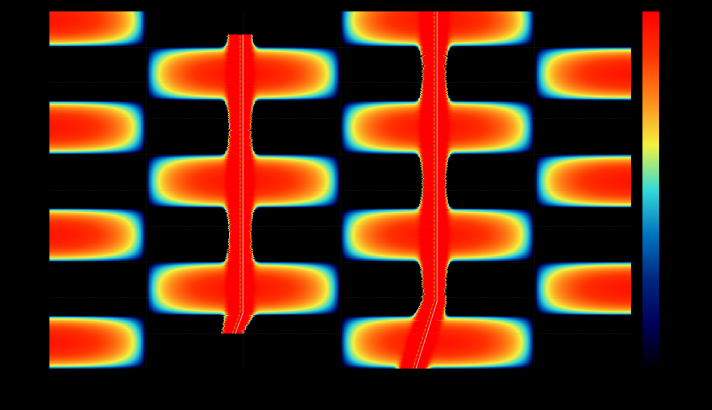
#> input picture btr_gens/btr_out/20261105_152635/btr_A_tow.png, 1424 x 820 px (shown at 1/2 size)
$ python diag_tow_early.py
#> lines starting #> are read from the running program, lines starting #| are printed output that depends on the picture; after the words box and inside, x2 and y2 are one past the last pixel; in counts of white or black regions, pixels touching at a corner belong together
### btr_gens/btr_infer_track.py
# -*- coding: utf-8 -*-
"""
btr_infer_track.py —— 由 hull / tow 方位历程图 (BTR) 图像反推目标轨迹
=====================================================================
纯图像反演: 只依赖两张 BTR 图 (PNG) 和平台/阵列几何参数, 不使用仿真内部
数据。流程:

  1. 读图: 自动定位坐标区 (剔除外围坐标轴/色标条), 按生成端配色查找表把
     每个像素还原为 dB 强度 (同时剔除叠加的白色/黄色参考曲线)。
  2. 检测: 逐时间片沿方位轴做峰值检测 → 方位点迹; 点迹关联成方位轨迹
     (容忍交叉、短断线), 过滤杂散斑点。
  3. 配对: hull / tow 两组方位轨迹按"视差最小"原则一一配对。
  4. 定位: 由平台运动参数 (起点经纬度 / 航向 / 航速) 与两阵偏移推算任意
     时刻两阵位置, 对每个目标:
       a) 瞬时双阵交会 —— 逐时刻三角定位 (直观, 但远距离病态);
       b) 批量匀速直线 (CV) Gauss-Newton 拟合 —— 利用全程视差与方位变化
          率约束 4 维状态 (x0,y0,vx,vy), 远距离也能稳定收敛 (主要输出)。
     舷角已折叠 0~180° 存在左右舷模糊: 两阵共线于艏艉线时镜像分支代价
     完全相同, 无法从数据分辨, 此时输出两支候选 (或用 --side 指定);
     若阵列存在横向偏移 (oy≠0) 则自动按拟合代价分辨左右舷。
  5. 输出: 反推轨迹图 PNG + 反演信息 TXT (含舷角残差/视差等质量指标)。

用法:
  python btr_infer_track.py ^
      --hull-img btr_out/xxx/btr_A_hull.png --tow-img btr_out/xxx/btr_A_tow.png ^
      --start-ll 30.0623 122.0415 --heading 210 --speed-kn 0 ^
      --hull-m 0 0 --tow-m -150 0 --tag A

依赖: numpy, Pillow, matplotlib (仅读图与绘图, 与生成端代码无关)。

坐标与约定 (与 btr_gui_server.py 完全一致):
  - heading: 地理方位角 (北=0° 顺时针); 平台沿航向匀速直线运动;
  - 阵列偏移 (ox, oy): ox>0 指向船头, oy>0 指向左舷, 随船头航向旋转;
  - 舷角: 船首=0°, 右舷正横=90°, 船尾=180°, 左右舷模糊折叠到 0~180°;
  - 经纬度换算: 等距圆柱投影, 基准 (ref_lat, ref_lon), 地球半径 6371000 m。
"""
import argparse
import math
import os
import sys
from datetime import datetime

import numpy as np
from PIL import Image

try:                      # matplotlib 仅绘图需要, 缺失时文本输出仍可用
    import matplotlib
    matplotlib.use("Agg")
    import matplotlib.pyplot as plt
except ImportError:       # pragma: no cover
    matplotlib = None
    plt = None

KN2MS = 0.514444
EARTH_R_DEF = 6371000.0

# 生成端两种配色的颜色停靠点 (与 btr_gui_server.py / btr_geo_ll.py 一致)
CMAP_STOPS = {
    "gui": [(0,0,0),(0,0,0.35),(0,0.15,0.5),(0,0.45,0.75),(0.2,0.85,0.85),
            (0.95,0.95,0.25),(1,0.55,0.1),(1,0.2,0),(1,0,0)],
    "geo": [(0,0,0.15),(0,0.2,0.6),(0,0.7,0.9),(1,1,0.2),(1,0.4,0),(1,0,0)],
}


# ----------------------------------------------------------------------
# 基础数学工具
# ----------------------------------------------------------------------
def build_lut(stops, n=256):
    """颜色停靠点 -> (n,3) uint8 查找表 (等距停靠, 与 from_list 一致)"""
#> called with n = 256
    pos = np.linspace(0.0, 1.0, len(stops))
    xs = np.linspace(0.0, 1.0, n)
    lut = np.zeros((n, 3), dtype=np.uint8)
    for c in range(3):
        vals = np.array([s[c] for s in stops], dtype=float)
        lut[:, c] = np.clip(np.round(np.interp(xs, pos, vals) * 255.0), 0, 255)
    return lut


def wrap180(a):
    """角度归一到 (-180, 180]"""
    return (np.asarray(a, dtype=float) + 180.0) % 360.0 - 180.0


def make_geo(ref_lat, ref_lon, earth_r=EARTH_R_DEF):
    """等距圆柱投影 (与生成端一致的经纬度 <-> 米制)"""
    lat0 = math.radians(ref_lat)
    lon0 = math.radians(ref_lon)

    def ll2xy(lat, lon):
        return (earth_r * math.cos(lat0) * (math.radians(lon) - lon0),
                earth_r * (math.radians(lat) - lat0))

    def xy2ll(x, y):
        return (math.degrees(lat0 + y / earth_r),
                math.degrees(lon0 + x / (earth_r * math.cos(lat0))))

    return ll2xy, xy2ll


class Geometry:
    """平台 + 双阵运动学 (与 btr_gui_server.build_platform 相同的模型)"""

    def __init__(self, start_ll, heading_deg, speed_kn, hull_m, tow_m,
                 ref_lat=30.0, ref_lon=122.0, earth_r=EARTH_R_DEF):
        self.ll2xy, self.xy2ll = make_geo(ref_lat, ref_lon, earth_r)
        self.start_ll = tuple(float(v) for v in start_ll)
        self.x0, self.y0 = self.ll2xy(*self.start_ll)
        self.psi = math.radians(float(heading_deg))     # 地理方位角
        self.heading = float(heading_deg)
        self.v = float(speed_kn) * KN2MS
        self.hull_m = tuple(float(v) for v in hull_m)
        self.tow_m = tuple(float(v) for v in tow_m)
        self.ref_lat = float(ref_lat)
        self.ref_lon = float(ref_lon)

    # [10 lines left out: functions platform_xy, array_xy, not called in this run]

    def hull_xy(self, t):
        return self.array_xy(t, self.hull_m)

    def tow_xy(self, t):
        return self.array_xy(t, self.tow_m)


# ----------------------------------------------------------------------
# 图像 -> dB 图
# ----------------------------------------------------------------------
# [16 lines left out: function _longest_run, not called in this run]


def _color_lut_map(rgb, lut):
    """每个像素 -> 最近 LUT 序号与精确距离平方。

    BTR 图是 flat 四边形渲染, 唯一颜色数远小于像素数: 先对唯一颜色
    求 LUT 近邻, 再按像素映射回去, 复杂度从 O(像素xLUT) 降到
    O(唯一颜色xLUT + 像素)。
    """
    h, w, _ = rgb.shape
    flat = rgb.reshape(-1, 3).astype(np.int32)
    lut32 = lut.astype(np.int32)
    uniq, inv = np.unique(flat, axis=0, return_inverse=True)
    d = ((uniq[:, None, :] - lut32[None, :, :]) ** 2).sum(-1)
    idx = d.argmin(1)[inv].reshape(h, w)
    dmin = d.min(1)[inv].reshape(h, w)
    return idx, dmin


def _nearest_lut(rgb16, lut, chunk=48):
    """逐块求每个像素的最近 LUT 序号与距离平方; rgb16: (H,W,3) int16"""
    return _color_lut_map(rgb16, lut)


# [29 lines left out: function find_plot_rect, not called in this run]


def _dilate(m, it=3):
    """3x3 二值膨胀 it 次 (纯 numpy)"""
    out = m
    for _ in range(it):
        out = (out | np.roll(out, 1, 0) | np.roll(out, -1, 0)
               | np.roll(out, 1, 1) | np.roll(out, -1, 1))
    return out


# [361 lines left out: functions image_to_db, pick_cmap_style, detect_per_time, link_tracks, not called in this run]


def track_at(tr, t_grid):
    a = tr["arr"]
    return np.interp(t_grid, a[:, 0], a[:, 1])


# [596 lines left out: functions track_segment_split, associate, instant_fix, pseudo_linear_init, gn_fit_cv, _gn_from and 7 more, not called in this run]


# [2 lines that do not run on import are left out]

### btr_gens/extract_latest.py
# -*- coding: utf-8 -*-
"""extract_latest.py —— 从 btr_out 最新一批 hull/tow 方位历程图提取目标检测结果

流程 (纯图像反演, 不使用仿真内部数据):
  1. 像素<->坐标标定: 由灰色网格线反推 (列 98..1262 = 0..180°, 行 738.6..22.4 = 0..600 s)。
  2. 定方位: 本批亮线饱和 (16 dB 平台宽约 ±5°), 峰值检测会锁到平台右缘 (约 +5° 偏置),
     故改用"等阈亮带亚像素中点" —— 亮带两缘对称于真实方位, 削顶不影响中点。
     实测精度约 0.1° (t=300 s: 检出 hull 119.89° / 真值 120.0°)。
  3. 跟迹: 取观测中段 (t=300 s) 两阵强亮带互配为锚点 (不预设目标方位),
     由锚点向前/向后恒速预测跟迹, 自然覆盖目标进出场时刻。
  4. 定距离: 同一时刻舷侧阵/拖曳阵双站视差交会 (基线 180 m)。
     视差约 0.9° -> 单历元距离误差约 ±11%, 且视差趋 0 时发散;
     故只采纳视差 >= PAR_MIN 的历元, 再对距离做宽窗中值滤波,
     位置 = 阵点 + 平滑距离 × 检出方位单位矢量 (角向精确, 径向稳健)。
  5. 速度: 由极坐标导数 v = ṙ·u + r·θ̇·u⊥ 给出 (对停走型目标比整体直线拟合合理)。
  6. 左右舷: 两阵共线于艏艉线 -> 镜像分支的舷角/距离完全相同, 两支位置都报出。
"""
import math
import os
import re
import sys
from datetime import datetime

import numpy as np
from PIL import Image

sys.path.insert(0, os.path.dirname(os.path.abspath(__file__)))
import btr_infer_track as B

HERE = os.path.dirname(os.path.abspath(__file__))
BATCH = "20261105_152635"
SRC = os.path.join(HERE, "btr_out", BATCH)

# ---- 像素标定 ----
RECT = {"hull": (22, 736, 98, 1262), "tow": (22, 737, 98, 1261)}
R_T0, R_T600 = 738.6, 22.4
T_MAX = 600.0
# ---- 提取参数 ----
LEVEL = 13.5            # 等阈电平 (dB): 由 validate_level.py 对解析真值标定
                        #   (12 dB 会把亮线的宽晕台并进来, 中点漂移 +4~+6°;
                        #    13.5 dB 只取饱和核心, 误差约 ±0.2°)
MIN_W = 6               # 亮带最小宽度 (px)
MERGE = 20              # 亮带合并缺口 (px): 容忍网格点线/参考线造成的窄缺口
DT = 2.0                # 时间步长 (s)
GATE = 4.0              # 跟迹门限 (deg)
ANCHOR_T = 300.0        # 起迹锚时刻
ANCHOR_PEAK = 14.0      # 锚点亮带最低峰值 (dB)
MISS_MAX = 30.0         # 允许断档 (s)
PAR_MIN = 0.35          # 采纳历元的最小双站视差 (deg)
RWIN = 41               # 距离中值滤波窗 (历元数, 41×2 s = 82 s)
VWIN = 21               # 速度估计窗 (历元数)
DEV_DEG = 0.20          # 运动段判据: 与末端恒定方位的偏差门限 (deg)

GEOM = dict(start_ll=(30.0, 122.0), heading_deg=-30.0, speed_kn=0.0,
            hull_m=(0.0, 0.0), tow_m=(-180.0, 0.0), ref_lat=30.0, ref_lon=122.0)
geom = B.Geometry(**GEOM)


def row_of(t):
    return R_T0 - t / T_MAX * (R_T0 - R_T600)


# ================= 0. 修正版像素->dB 还原 =================
# btr_infer_track.image_to_db 的"黄色参考线"判据 (R>240 & G>240 & B<100) 会把
# 配色自身的黄停靠点 (0.95,0.95,0.25)*255 = (242,242,64) 一并当成参考线掩掉,
# 于是亮线 crest (约 12.8 dB 一带) 被挖空后按行插值成假平台, 早段宽亮带的中点
# 因此漂移。这里收紧为"纯黄 (255,255,0) 且 R,G 均衡", 只掩真正的叠加曲线。
def image_to_db_fixed(rgb, rect, lut, db_min=-5.0, db_max=16.0, dist_thr=60.0):
#> called with rect = (22, 737, 98, 1261), lut = array of shape (256, 3), db_min = -5, db_max = 16, dist_thr = 60
    r0, r1, c0, c1 = rect
    sub = rgb[r0:r1 + 1, c0:c1 + 1]
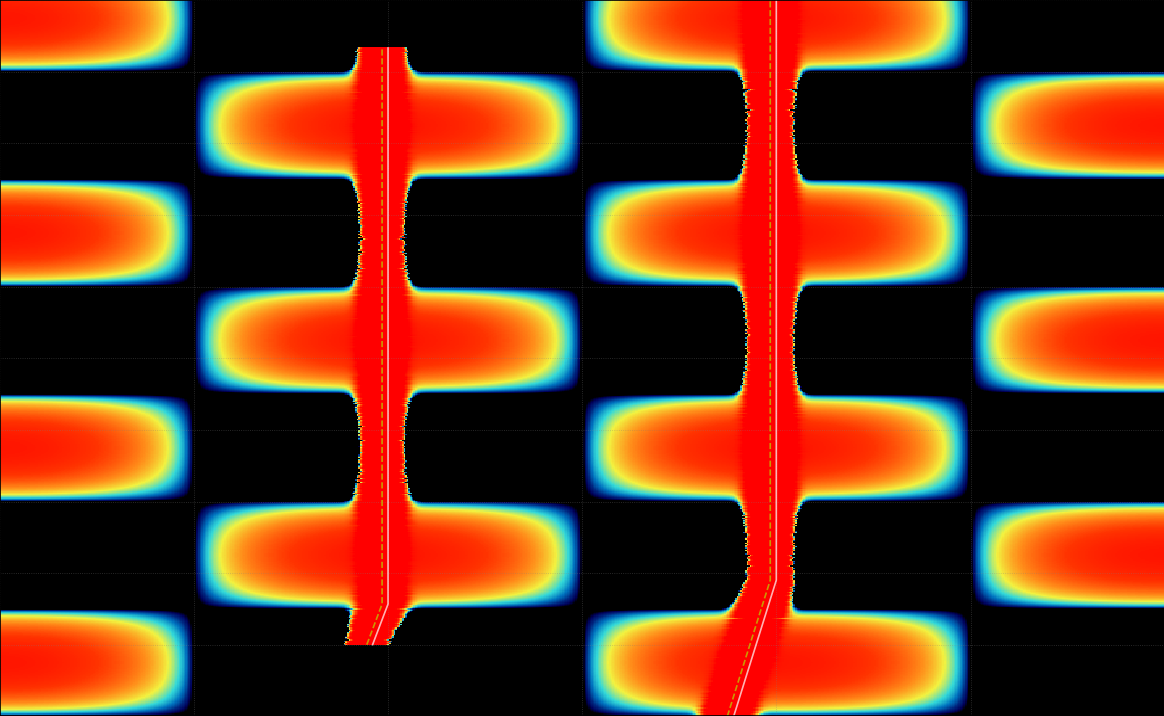
#> sub: shape (716, 1164, 3); mean R, G, B 105.4, 54.9, 28.1
    R = sub[..., 0].astype(np.int16)
    G = sub[..., 1].astype(np.int16)
    Bl = sub[..., 2].astype(np.int16)
    lum = 0.2126 * R + 0.7152 * G + 0.0722 * Bl
    mx = np.maximum(R, G)
    whiteish = (lum > 0.72 * 255) & (Bl > 0.55 * mx)
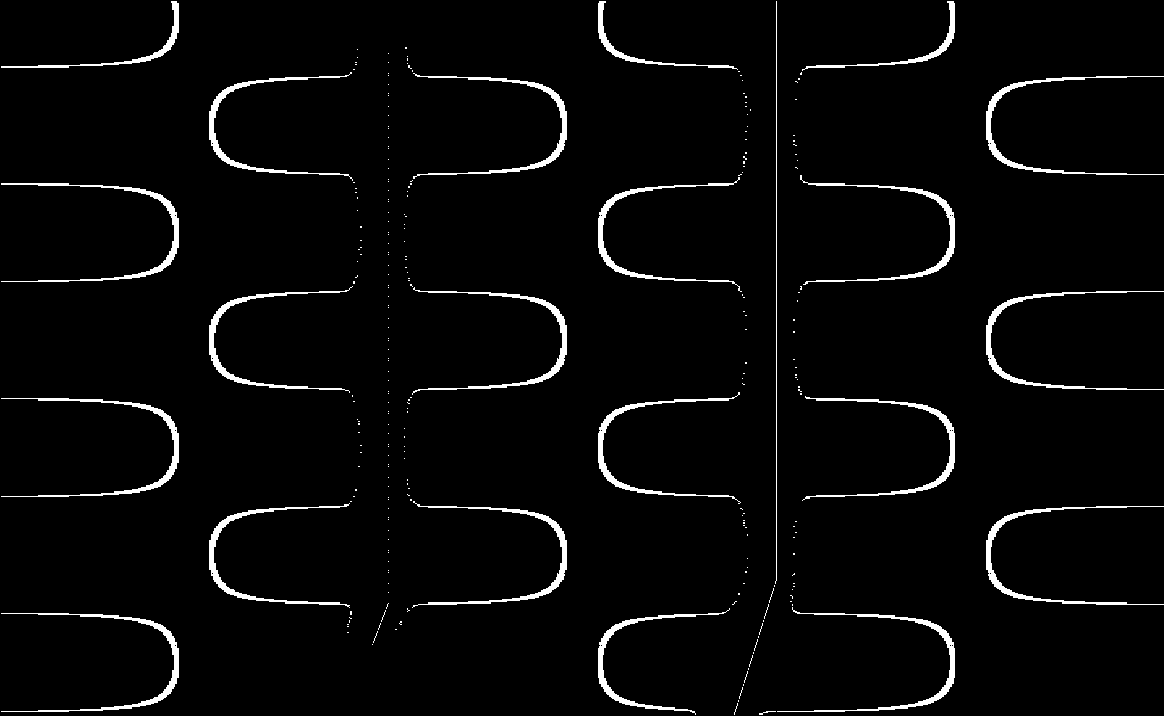
#> whiteish: shape (716, 1164) bool; 3.1% white; 268 white regions (245 under 20 px), largest, box (x1, y1, x2, y2) and area: (1, 183, 179, 282) 1326, (1, 398, 179, 497) 1321, (986, 506, 1164, 605) 1310
    yellowish = (R > 248) & (G > 248) & (Bl < 45) & (np.abs(R - G) < 10)
#> yellowish: shape (716, 1164) bool; every value is 0
    idx, dmin = B._nearest_lut(sub.astype(np.int16), lut)
#> in _color_lut_map, `uniq, inv = np.unique(flat, axis=0, return_inverse=True)`: uniq = 2558 rows, first 8: [0, 0, 0], [0, 0, 1], [0, 0, 2], [0, 0, 3], [0, 0, 4], [0, 0, 5], [0, 0, 6], [0, 0, 7]
#> in _color_lut_map, `d = ((uniq[:, None, :] - lut32[None, :, :]) ** 2).sum(-1)`:
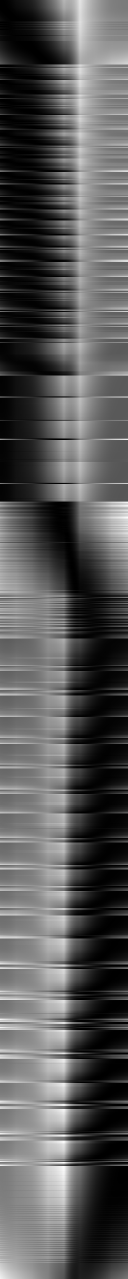
#> d: shape (2558, 256) int64 (shown at 1/2 size); min 0, max 134906, mean 46708.9; drawn with min black and max white
#> in _color_lut_map, `dmin = d.min(1)[inv].reshape(h, w)`:
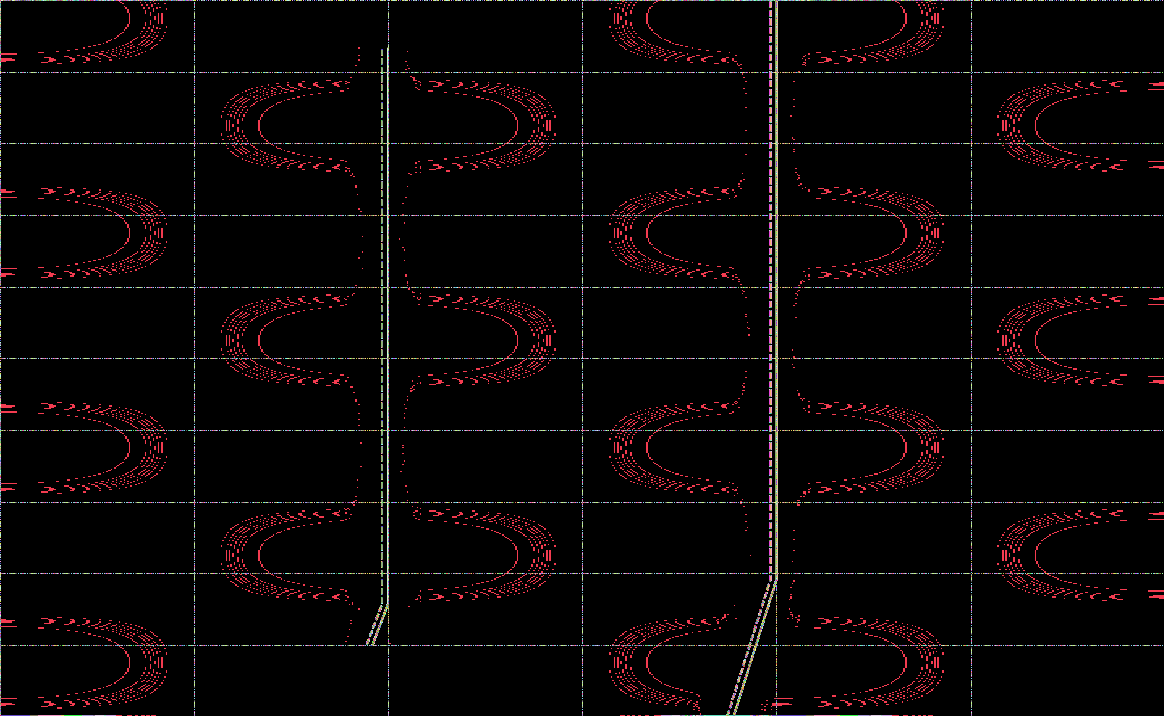
#> dmin: shape (716, 1164) int64; 1111 distinct labels, from 0 to 13854; one colour per label, 0 black
    ok = dmin <= dist_thr ** 2
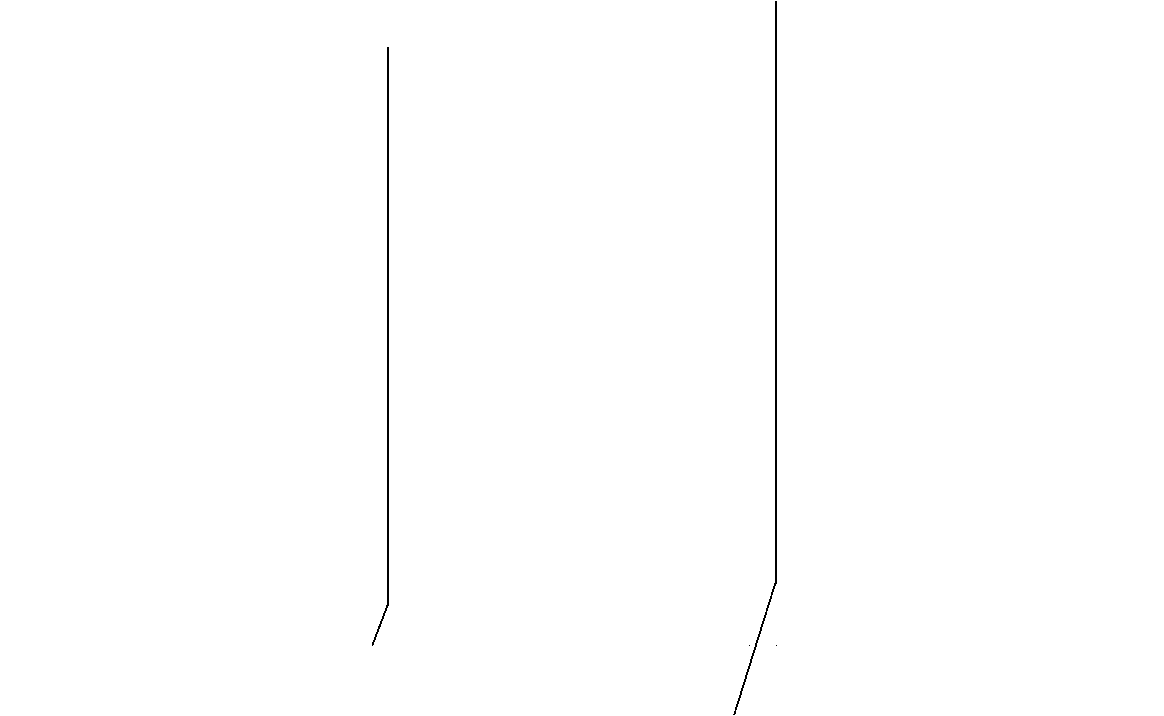
#> ok: shape (716, 1164) bool; 99.7% white; black in thin lines or dots, all inside (x1, y1, x2, y2) = (372, 1, 777, 715)
    db = db_min + idx.astype(float) / (len(lut) - 1) * (db_max - db_min)
    bad = B._dilate(whiteish | yellowish | ~ok, it=2)
#> in _dilate, `out = m`: out: shape (716, 1164) bool; 3.4% white; 179 white regions (155 under 20 px), largest, box (x1, y1, x2, y2) and area: (733, 1, 777, 715) 1426, (1, 183, 179, 282) 1326, (1, 398, 179, 497) 1321
    db[bad] = np.nan
#> db: shape (716, 1164) float64; 7.7% of the values are NaN or infinite; the others: min -5, max 16, mean 2.6
    Hh, Ww = db.shape
#> Hh = 716; Ww = 1164
    cols = np.arange(Ww)
#> cols = 1164 values from 0 to 1163
    for i in range(Hh):
        row = db[i]
        good = ~np.isnan(row)
        if good.sum() >= 2 and (~good).any():
            db[i] = np.interp(cols, cols[good], row[good])
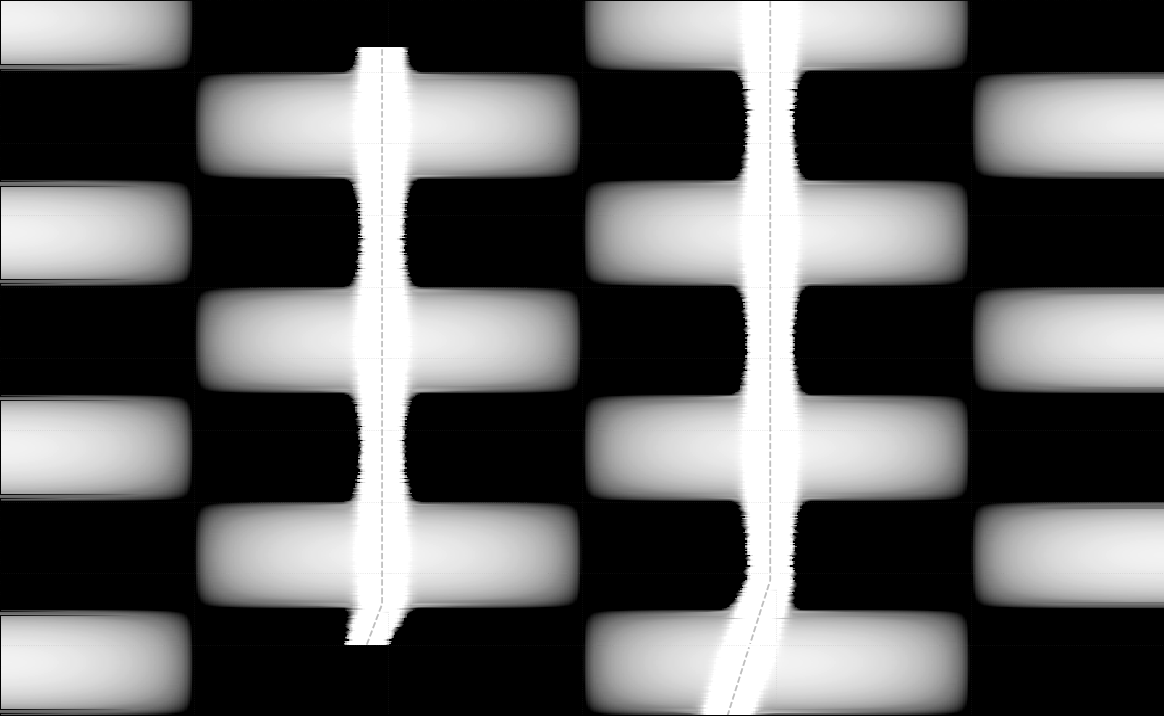
#> db: shape (716, 1164) float64; min -5, max 16, mean 2.94; drawn with min black and max white
    return db


# ================= 1. 亮带提取 =================
def band_centers(prof, level=LEVEL, min_w=MIN_W, merge=MERGE):
    idx = np.where(prof >= level)[0]
    if len(idx) == 0:
        return []
    segs, s = [], idx[0]
    for a, b_ in zip(idx[:-1], idx[1:]):
        if b_ - a > merge:                    # 容忍参考曲线/网格线窄缺口
            segs.append((s, a))
            s = b_
    segs.append((s, idx[-1]))
    out, n = [], len(prof)
    for a, b_ in segs:
        if b_ - a + 1 < min_w:
            continue
        left = ((a - 1) + (level - prof[a - 1]) / max(prof[a] - prof[a - 1], 1e-9)
                if a - 1 >= 0 and prof[a - 1] < level else float(a))
        right = (b_ + (prof[b_] - level) / max(prof[b_] - prof[b_ + 1], 1e-9)
                 if b_ + 1 < n and prof[b_ + 1] < level else float(b_))
        out.append((0.5 * (left + right), right - left, float(prof[a:b_ + 1].max())))
    return out


# [17 lines left out: function load_bands, not called in this run]


# ================= 2. 锚点 + 跟迹 =================
def nearest_key(d, t):
    k = min(d, key=lambda x: abs(x - t))
    return k if abs(k - t) <= DT else None


# [209 lines left out: functions track_dir, track_from, anchors, medfilt, branch_est, longest_run and 4 more, not called in this run]


# ================= 4. 真值校验 =================
PAT = (r"^\s*(\S+)\s*\|\s*([\d.]+)\s*kn.*?start=\(([\d.]+)°N,([\d.]+)°E\)\s*"
       r"end=\(([\d.]+)°N,([\d.]+)°E\).*?舷角\s*([\d.]+)°->\s*([\d.]+)°.*?"
       r"CPA=\s*([\d.]+)\s*km\s*@\s*t=\s*(-?[\d.]+)s.*?观测窗\[([\d.]+),([\d.]+)\]s")


# [108 lines left out: functions parse_truth, truth_block, main, not called in this run]


# [2 lines that do not run on import are left out]

### btr_gens/diag_tow_early.py
# -*- coding: utf-8 -*-
"""诊断 tow 图早段 (t<80 s) 亮带碎裂原因: dump 原始 dB 剖面。"""
import os
import sys

import numpy as np

sys.path.insert(0, os.path.dirname(os.path.abspath(__file__)))
from extract_latest import load_bands, band_centers, RECT, row_of, LEVEL, image_to_db_fixed
import btr_infer_track as B
from PIL import Image

lut = B.build_lut(B.CMAP_STOPS["gui"])
img = np.asarray(Image.open(os.path.join(
    os.path.dirname(os.path.abspath(__file__)), "btr_out", "20261105_152635",
    "btr_A_tow.png")).convert("RGB"))
d = image_to_db_fixed(img, RECT["tow"], lut, -5.0, 16.0)
span = RECT["tow"][3] - RECT["tow"][2] + 1

for t in (3.0, 20.0, 40.0, 60.0, 77.0):
    r = int(round(row_of(t))) - RECT["tow"][0]
    prof = d[max(r - 1, 0):r + 2].mean(axis=0)
    bc = [(c / span * 180, w, a) for c, w, a in band_centers(prof)]
    print(f"\nt={t:5.1f} 行{r}  亮带: " + ", ".join(f"{b:.2f}°(w={w:.0f},a={a:.1f})" for b, w, a in bc))
    lo = int(110.0 / 180 * span); hi = int(128.0 / 180 * span)
    print("  col :", " ".join(f"{c:5d}" for c in range(lo, hi, 3)))
    print("  dB  :", " ".join(f"{prof[c]:5.1f}" for c in range(lo, hi, 3)))
    print("  RGB :", " ".join(
        f"({img[r + RECT['tow'][0], c + RECT['tow'][2], 0]:3d},"
        f"{img[r + RECT['tow'][0], c + RECT['tow'][2], 1]:3d},"
        f"{img[r + RECT['tow'][0], c + RECT['tow'][2], 2]:3d})"
        for c in range(lo, hi, 6)))
#> this loop made 5 passes
#> bc on passes 1 to 5: [(112.5, 50.24, 16)], [(113.7, 63.84, 16)], [(7.04, 89.14, 14.82), (120, 182.1, 16)], [(5.64, 71.04, 14.33), (119.9, 143.3, 16)], [(57.78, 45.36, 16), (116.8, 58.8, 16)]
#> (printed output is left out)
